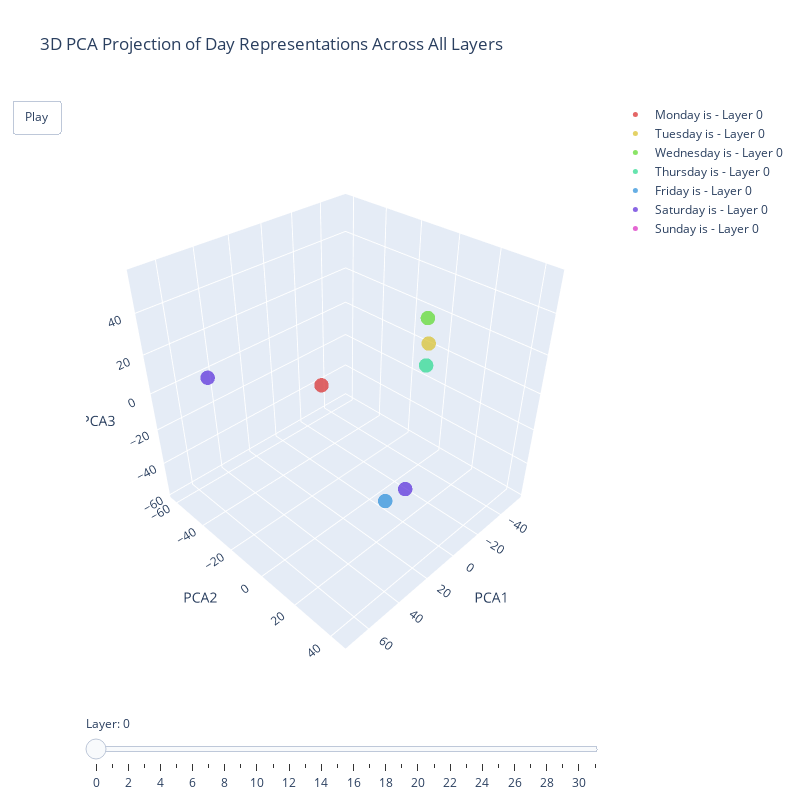

Notebook cell for this chart:
### Code cell
def plot_pca_from_df(df):
    num_layers = df['Layer'].nunique()
    entries = df['Entry'].unique()
    
    # Generate colors dynamically based on number of entries
    n_colors = len(entries)
    colors = [f'hsl({h},70%,50%)' for h in np.linspace(0, 360, n_colors, endpoint=False)]
    
    # Create figure with slider
    fig = go.Figure()
    
    # Calculate axis ranges across all layers
    x_min, x_max = df['PCA1'].min(), df['PCA1'].max()
    y_min, y_max = df['PCA2'].min(), df['PCA2'].max() 
    z_min, z_max = df['PCA3'].min(), df['PCA3'].max()
    
    # Create frames for each layer
    frames = []
    for layer_num in range(num_layers):
        frame_traces = []
        layer_data = df[df['Layer'] == layer_num]
        
        for entry, color in zip(entries, colors):
            entry_data = layer_data[layer_data['Entry'] == entry]
            frame_traces.append(
                go.Scatter3d(
                    x=[entry_data['PCA1'].iloc[0]],
                    y=[entry_data['PCA2'].iloc[0]],
                    z=[entry_data['PCA3'].iloc[0]],
                    mode='markers',
                    marker=dict(color=color, size=5, opacity=0.7),
                    name=f"{entry} - Layer {layer_num}",
                    showlegend=True
                )
            )
        frames.append(go.Frame(data=frame_traces, name=str(layer_num)))
    
    # Add frames to figure
    fig.frames = frames
    
    # Add first frame's traces to the figure
    for trace in frames[0].data:
        fig.add_trace(trace)

    # Update layout
    fig.update_layout(
        height=800,
        width=800,
        title_text="3D PCA Projection of Day Representations Across All Layers",
        scene=dict(
            xaxis=dict(range=[x_min, x_max], title="PCA1"),
            yaxis=dict(range=[y_min, y_max], title="PCA2"),
            zaxis=dict(range=[z_min, z_max], title="PCA3"),
            aspectmode='cube',
            camera=dict(
                up=dict(x=0, y=0, z=1),
                center=dict(x=0, y=0, z=0),
                eye=dict(x=1.5, y=1.5, z=1.5)
            )
        ),
        showlegend=True,
        updatemenus=[{
            'type': 'buttons',
            'showactive': False,
            'buttons': [{
                'label': 'Play',
                'method': 'animate',
                'args': [None, {'frame': {'duration': 500, 'redraw': True}, 'fromcurrent': True}]
            }]
        }],
        sliders=[{
            'currentvalue': {'prefix': 'Layer: '},
            'steps': [
                {
                    'method': 'animate',
                    'label': str(k),
                    'args': [[str(k)], {
                        'frame': {'duration': 0, 'redraw': True},
                        'mode': 'immediate',
                        'transition': {'duration': 0}
                    }]
                }
                for k in range(num_layers)
            ]
        }]
    )
    
    fig.show()

# Use the function
plot_pca_from_df(df_aligned)

### Figure 1 — Plotly figure (JSON) as saved in the notebook; plotly's stock layout.template omitted (floating-point values rounded to 4 significant figures)
{"data": [{"marker": {"color": "hsl(0.0,70%,50%)", "opacity": 0.7, "size": 5}, "mode": "markers", "name": "Monday is - Layer 0", "showlegend": true, "type": "scatter3d", "x": [-19.07], "y": [-48.11], "z": [-27.68]}, {"marker": {"color": "hsl(51.42857142857143,70%,50%)", "opacity": 0.7, "size": 5}, "mode": "markers", "name": "Tuesday is - Layer 0", "showlegend": true, "type": "scatter3d", "x": [-32.3], "y": [5.535], "z": [16.75]}, {"marker": {"color": "hsl(102.85714285714286,70%,50%)", "opacity": 0.7, "size": 5}, "mode": "markers", "name": "Wednesday is - Layer 0", "showlegend": true, "type": "scatter3d", "x": [-34.94], "y": [2.412], "z": [27.28]}, {"marker": {"color": "hsl(154.28571428571428,70%,50%)", "opacity": 0.7, "size": 5}, "mode": "markers", "name": "Thursday is - Layer 0", "showlegend": true, "type": "scatter3d", "x": [-23.19], "y": [10.98], "z": [11.65]}, {"marker": {"color": "hsl(205.71428571428572,70%,50%)", "opacity": 0.7, "size": 5}, "mode": "markers", "name": "Friday is - Layer 0", "showlegend": true, "type": "scatter3d", "x": [7.045], "y": [14.35], "z": [-48.0]}, {"marker": {"color": "hsl(257.14285714285717,70%,50%)", "opacity": 0.7, "size": 5}, "mode": "markers", "name": "Saturday is - Layer 0", "showlegend": true, "type": "scatter3d", "x": [33.28], "y": [42.52], "z": [-5.341]}, {"marker": {"color": "hsl(308.57142857142856,70%,50%)", "opacity": 0.7, "size": 5}, "mode": "markers", "name": "Sunday is - Layer 0", "showlegend": true, "type": "scatter3d", "x": [69.18], "y": [-27.7], "z": [25.34]}], "layout": {"height": 800, "scene": {"aspectmode": "cube", "camera": {"center": {"x": 0, "y": 0, "z": 0}, "eye": {"x": 1.5, "y": 1.5, "z": 1.5}, "up": {"x": 0, "y": 0, "z": 1}}, "xaxis": {"range": [-58.6, 74.34], "title": {"text": "PCA1"}}, "yaxis": {"range": [-65.14, 47.58], "title": {"text": "PCA2"}}, "zaxis": {"range": [-61.65, 59.3], "title": {"text": "PCA3"}}}, "showlegend": true, "sliders": [{"currentvalue": {"prefix": "Layer: "}, "steps": [{"args": [["0"], {"frame": {"duration": 0, "redraw": true}, "mode": "immediate", "transition": {"duration": 0}}], "label": "0", "method": "animate"}, {"args": [["1"], {"frame": {"duration": 0, "redraw": true}, "mode": "immediate", "transition": {"duration": 0}}], "label": "1", "method": "animate"}, {"args": [["2"], {"frame": {"duration": 0, "redraw": true}, "mode": "immediate", "transition": {"duration": 0}}], "label": "2", "method": "animate"}, {"args": [["3"], {"frame": {"duration": 0, "redraw": true}, "mode": "immediate", "transition": {"duration": 0}}], "label": "3", "method": "animate"}, {"args": [["4"], {"frame": {"duration": 0, "redraw": true}, "mode": "immediate", "transition": {"duration": 0}}], "label": "4", "method": "animate"}, {"args": [["5"], {"frame": {"duration": 0, "redraw": true}, "mode": "immediate", "transition": {"duration": 0}}], "label": "5", "method": "animate"}, {"args": [["6"], {"frame": {"duration": 0, "redraw": true}, "mode": "immediate", "transition": {"duration": 0}}], "label": "6", "method": "animate"}, {"args": [["7"], {"frame": {"duration": 0, "redraw": true}, "mode": "immediate", "transition": {"duration": 0}}], "label": "7", "method": "animate"}, {"args": [["8"], {"frame": {"duration": 0, "redraw": true}, "mode": "immediate", "transition": {"duration": 0}}], "label": "8", "method": "animate"}, {"args": [["9"], {"frame": {"duration": 0, "redraw": true}, "mode": "immediate", "transition": {"duration": 0}}], "label": "9", "method": "animate"}, {"args": [["10"], {"frame": {"duration": 0, "redraw": true}, "mode": "immediate", "transition": {"duration": 0}}], "label": "10", "method": "animate"}, {"args": [["11"], {"frame": {"duration": 0, "redraw": true}, "mode": "immediate", "transition": {"duration": 0}}], "label": "11", "method": "animate"}, {"args": [["12"], {"frame": {"duration": 0, "redraw": true}, "mode": "immediate", "transition": {"duration": 0}}], "label": "12", "method": "animate"}, {"args": [["13"], {"frame": {"duration": 0, "redraw": true}, "mode": "immediate", "transition": {"duration": 0}}], "label": "13", "method": "animate"}, {"args": [["14"], {"frame": {"duration": 0, "redraw": true}, "mode": "immediate", "transition": {"duration": 0}}], "label": "14", "method": "animate"}, {"args": [["15"], {"frame": {"duration": 0, "redraw": true}, "mode": "immediate", "transition": {"duration": 0}}], "label": "15", "method": "animate"}, {"args": [["16"], {"frame": {"duration": 0, "redraw": true}, "mode": "immediate", "transition": {"duration": 0}}], "label": "16", "method": "animate"}, {"args": [["17"], {"frame": {"duration": 0, "redraw": true}, "mode": "immediate", "transition": {"duration": 0}}], "label": "17", "method": "animate"}, {"args": [["18"], {"frame": {"duration": 0, "redraw": true}, "mode": "immediate", "transition": {"duration": 0}}], "label": "18", "method": "animate"}, {"args": [["19"], {"frame": {"duration": 0, "redraw": true}, "mode": "immediate", "transition": {"duration": 0}}], "label": "19", "method": "animate"}, {"args": [["20"], {"frame": {"duration": 0, "redraw": true}, "mode": "immediate", "transition": {"duration": 0}}], "label": "20", "method": "animate"}, {"args": [["21"], {"frame": {"duration": 0, "redraw": true}, "mode": "immediate", "transition": {"duration": 0}}], "label": "21", "method": "animate"}, {"args": [["22"], {"frame": {"duration": 0, "redraw": true}, "mode": "immediate", "transition": {"duration": 0}}], "label": "22", "method": "animate"}, {"args": [["23"], {"frame": {"duration": 0, "redraw": true}, "mode": "immediate", "transition": {"duration": 0}}], "label": "23", "method": "animate"}, {"args": [["24"], {"frame": {"duration": 0, "redraw": true}, "mode": "immediate", "transition": {"duration": 0}}], "label": "24", "method": "animate"}, {"args": [["25"], {"frame": {"duration": 0, "redraw": true}, "mode": "immediate", "transition": {"duration": 0}}], "label": "25", "method": "animate"}, {"args": [["26"], {"frame": {"duration": 0, "redraw": true}, "mode": "immediate", "transition": {"duration": 0}}], "label": "26", "method": "animate"}, {"args": [["27"], {"frame": {"duration": 0, "redraw": true}, "mode": "immediate", "transition": {"duration": 0}}], "label": "27", "method": "animate"}, {"args": [["28"], {"frame": {"duration": 0, "redraw": true}, "mode": "immediate", "transition": {"duration": 0}}], "label": "28", "method": "animate"}, {"args": [["29"], {"frame": {"duration": 0, "redraw": true}, "mode": "immediate", "transition": {"duration": 0}}], "label": "29", "method": "animate"}, {"args": [["30"], {"frame": {"duration": 0, "redraw": true}, "mode": "immediate", "transition": {"duration": 0}}], "label": "30", "method": "animate"}, {"args": [["31"], {"frame": {"duration": 0, "redraw": true}, "mode": "immediate", "transition": {"duration": 0}}], "label": "31", "method": "animate"}]}], "title": {"text": "3D PCA Projection of Day Representations Across All Layers"}, "updatemenus": [{"buttons": [{"args": [null, {"frame": {"duration": 500, "redraw": true}, "fromcurrent": true}], "label": "Play", "method": "animate"}], "showactive": false, "type": "buttons"}], "width": 800}}
